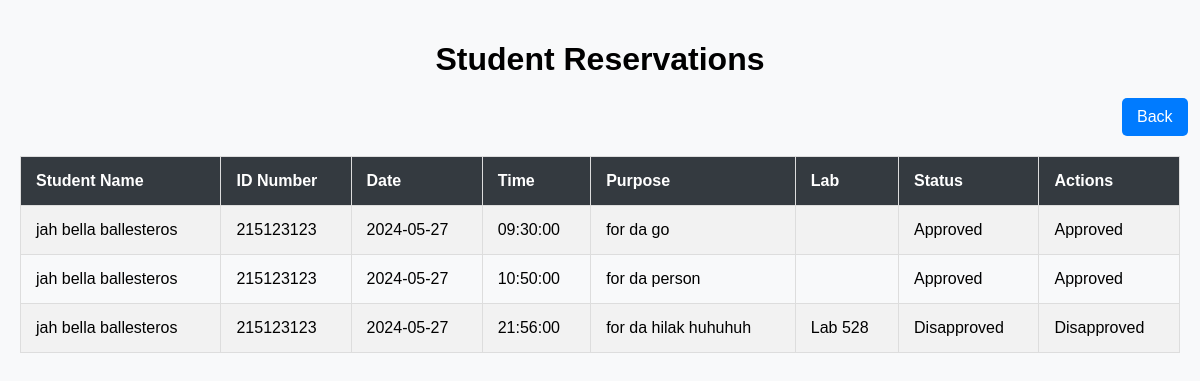
Screenshot of /admin-reserve.php with the database file from the repository.
### tables this page shows
CREATE TABLE `reservations` (
  `id` int(11) NOT NULL,
  `student_id` int(11) DEFAULT NULL,
  `date` date DEFAULT NULL,
  `time` time DEFAULT NULL,
  `purpose` text DEFAULT NULL,
  `status` enum('pending','approved','disapproved') DEFAULT 'pending',
  `created_at` timestamp NOT NULL DEFAULT current_timestamp(),
  `updated_at` timestamp NOT NULL DEFAULT current_timestamp() ON UPDATE current_timestamp(),
  `lab` varchar(255) NOT NULL
);

CREATE TABLE `accountinfo` (
  `accinfo_id` int(11) NOT NULL,
  `accinfo_firstname` varchar(50) DEFAULT NULL,
  `accinfo_middlename` varchar(50) DEFAULT NULL,
  `accinfo_lastname` varchar(50) DEFAULT NULL,
  `accinfo_email` varchar(50) DEFAULT NULL,
  `accinfo_idno` int(11) DEFAULT NULL,
  `accinfo_year` varchar(20) DEFAULT NULL,
  `accinfo_age` int(11) DEFAULT NULL,
  `accinfo_gender` varchar(20) DEFAULT NULL,
  `accinfo_contact` varchar(20) DEFAULT NULL,
  `accinfo_address` varchar(100) DEFAULT NULL,
  `remain_ss` int(30) NOT NULL
);

### admin-reserve.php (the view, shortened to what this page needs)
<?php
include 'connector_db.php';
$sql = "SELECT r.id, r.date, r.time, r.purpose, r.status, r.lab,
               a.accinfo_firstname, a.accinfo_middlename, a.accinfo_lastname, a.accinfo_idno
        FROM reservations r
        JOIN accountinfo a ON r.student_id = a.accinfo_id";
$result = mysqli_query($conn, $sql);
?>
<!DOCTYPE html>
<html lang="en">
<head>
</head>
<body>
    <h1>Student Reservations</h1>
    <a href="admin-staff.php" class="back-button">Back</a>
    <table>
        <tr>
            <th>Student Name</th>
            <th>ID Number</th>
            <th>Date</th>
            <th>Time</th>
            <th>Purpose</th>
            <th>Lab</th>
            <th>Status</th>
            <th>Actions</th>
        </tr>
        <?php if (mysqli_num_rows($result) > 0): ?>
            <?php while($row = mysqli_fetch_assoc($result)): ?>
                <tr>
                    <td><?php echo $row['accinfo_firstname'] . ' ' . $row['accinfo_middlename'] . ' ' . $row['accinfo_lastname']; ?></td>
                    <td><?php echo $row['accinfo_idno']; ?></td>
                    <td><?php echo $row['date']; ?></td>
                    <td><?php echo $row['time']; ?></td>
                    <td><?php echo $row['purpose']; ?></td>
                    <td><?php echo $row['lab']; ?></td>
                    <td><?php echo ucfirst($row['status']); ?></td>
                    <td>
                        <?php if ($row['status'] == 'pending'): ?>
                            <form method="post" action="<?php echo htmlspecialchars($_SERVER["PHP_SELF"]); ?>" style="display:inline;">
                                <input type="hidden" name="reservation_id" value="<?php echo $row['id']; ?>">
                                <input type="hidden" name="status" value="approved">
                                <button type="submit" class="btn btn-approve">Approve</button>
                            </form>
                            <form method="post" action="<?php echo htmlspecialchars($_SERVER["PHP_SELF"]); ?>" style="display:inline;">
                                <input type="hidden" name="reservation_id" value="<?php echo $row['id']; ?>">
                                <input type="hidden" name="status" value="disapproved">
                                <button type="submit" class="btn btn-disapprove">Disapprove</button>
                            </form>
                        <?php else: ?>
                            <span><?php echo ucfirst($row['status']); ?></span>
                        <?php endif; ?>
                    </td>
                </tr>
            <?php endwhile; ?>
        <?php else: ?>
            <tr>
                <td colspan="8" style="text-align:center;">No reservations found.</td>
            </tr>
        <?php endif; ?>
    </table>
</body>
</html>

### admin-reserve.php (style rules this page uses)
body { font-family: Arial, sans-serif; background-color: #f8f9fa; margin: 0; padding: 20px; }
h1 { text-align: center; margin-bottom: 20px; }
table { width: 100%; border-collapse: collapse; margin-bottom: 20px; }
table, th, td { border: 1px solid #ddd; }
th, td { padding: 15px; text-align: left; }
th { background-color: #343a40; color: white; }
tr:nth-child(even) { background-color: #f2f2f2; }
.back-button { background-color: #007bff; padding: 10px 15px; color: white; text-decoration: none; border-radius: 5px; display: inline-block; margin-bottom: 20px; margin-left: 95%; }

### rows the page displays
reservations: accountinfo.accinfo_firstname "jah", accountinfo.accinfo_middlename "bella", accountinfo.accinfo_lastname "ballesteros", accountinfo.accinfo_idno "215123123", date "2024-05-27", time "09:30:00", purpose "for da go", status "Approved"
reservations: accountinfo.accinfo_firstname "jah", accountinfo.accinfo_middlename "bella", accountinfo.accinfo_lastname "ballesteros", accountinfo.accinfo_idno "215123123", date "2024-05-27", time "10:50:00", purpose "for da person", status "Approved"
reservations: accountinfo.accinfo_firstname "jah", accountinfo.accinfo_middlename "bella", accountinfo.accinfo_lastname "ballesteros", accountinfo.accinfo_idno "215123123", date "2024-05-27", time "21:56:00", purpose "for da hilak huhuhuh", lab "Lab 528", status "Disapproved"
